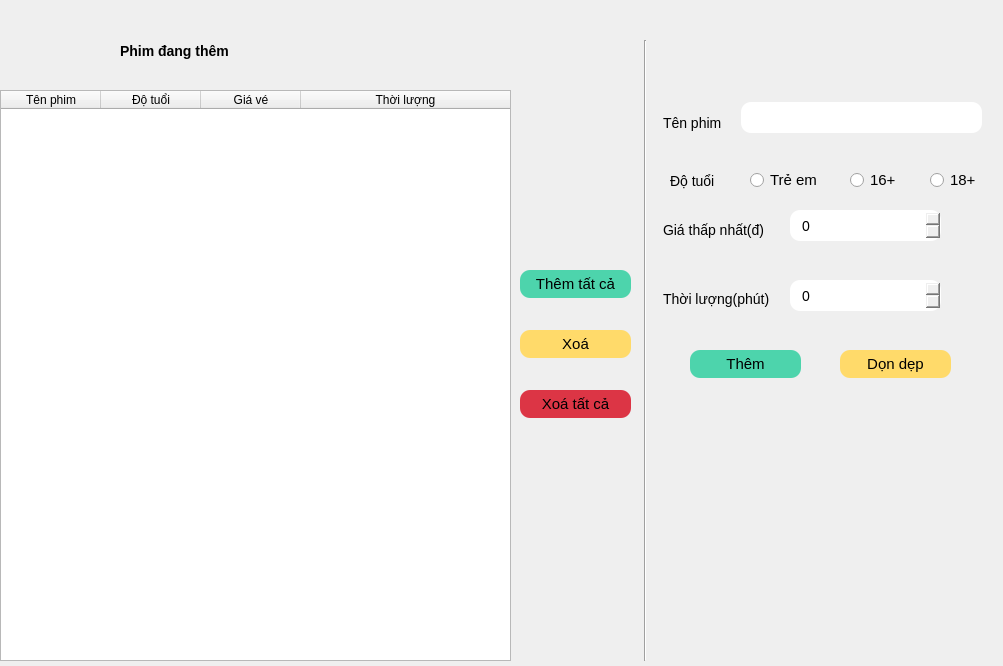
<?xml version="1.0" encoding="UTF-8"?>
<ui version="4.0">
 <class>addMovie</class>
 <widget class="QMainWindow" name="addMovie">
  <property name="geometry">
   <rect>
    <x>0</x>
    <y>0</y>
    <width>1003</width>
    <height>666</height>
   </rect>
  </property>
  <property name="windowTitle">
   <string>MainWindow</string>
  </property>
  <property name="styleSheet">
   <string notr="true">QPushButton{border-radius: 10px; background: white; font-size: 15px} QSpinBox, QLineEdit{border-radius: 10px; padding: 5px 10px; font-size: 14px} QSpinBox{} QLabel{font-size: 14px} QRadioButton{font-size: 15px}</string>
  </property>
  <widget class="QWidget" name="centralwidget">
   <widget class="QLabel" name="label">
    <property name="geometry">
     <rect>
      <x>120</x>
      <y>30</y>
      <width>271</width>
      <height>41</height>
     </rect>
    </property>
    <property name="styleSheet">
     <string notr="true">font: 20pt &quot;Sitka&quot;; font-weight: bold</string>
    </property>
    <property name="text">
     <string>Phim đang thêm</string>
    </property>
   </widget>
   <widget class="QPushButton" name="add_all">
    <property name="geometry">
     <rect>
      <x>520</x>
      <y>270</y>
      <width>111</width>
      <height>28</height>
     </rect>
    </property>
    <property name="styleSheet">
     <string notr="true">background: #4dd4ac</string>
    </property>
    <property name="text">
     <string>Thêm tất cả</string>
    </property>
   </widget>
   <widget class="QPushButton" name="remove">
    <property name="geometry">
     <rect>
      <x>520</x>
      <y>330</y>
      <width>111</width>
      <height>28</height>
     </rect>
    </property>
    <property name="styleSheet">
     <string notr="true">background-color: #ffda6a</string>
    </property>
    <property name="text">
     <string>Xoá</string>
    </property>
   </widget>
   <widget class="QPushButton" name="remove_all">
    <property name="geometry">
     <rect>
      <x>520</x>
      <y>390</y>
      <width>111</width>
      <height>28</height>
     </rect>
    </property>
    <property name="styleSheet">
     <string notr="true">background-color: #dc3545</string>
    </property>
    <property name="text">
     <string>Xoá tất cả</string>
    </property>
   </widget>
   <widget class="Line" name="line">
    <property name="geometry">
     <rect>
      <x>630</x>
      <y>40</y>
      <width>31</width>
      <height>621</height>
     </rect>
    </property>
    <property name="orientation">
     <enum>Qt::Vertical</enum>
    </property>
   </widget>
   <widget class="QPushButton" name="add_table">
    <property name="geometry">
     <rect>
      <x>690</x>
      <y>350</y>
      <width>111</width>
      <height>28</height>
     </rect>
    </property>
    <property name="styleSheet">
     <string notr="true">background: #4dd4ac</string>
    </property>
    <property name="text">
     <string>Thêm</string>
    </property>
   </widget>
   <widget class="QPushButton" name="clear_input">
    <property name="geometry">
     <rect>
      <x>840</x>
      <y>350</y>
      <width>111</width>
      <height>28</height>
     </rect>
    </property>
    <property name="styleSheet">
     <string notr="true">background: #ffda6a</string>
    </property>
    <property name="text">
     <string>Dọn dẹp</string>
    </property>
   </widget>
   <widget class="QSpinBox" name="price">
    <property name="geometry">
     <rect>
      <x>790</x>
      <y>210</y>
      <width>151</width>
      <height>31</height>
     </rect>
    </property>
    <property name="contextMenuPolicy">
     <enum>Qt::DefaultContextMenu</enum>
    </property>
    <property name="correctionMode">
     <enum>QAbstractSpinBox::CorrectToPreviousValue</enum>
    </property>
    <property name="maximum">
     <number>1000000</number>
    </property>
   </widget>
   <widget class="QSpinBox" name="time">
    <property name="geometry">
     <rect>
      <x>790</x>
      <y>280</y>
      <width>151</width>
      <height>31</height>
     </rect>
    </property>
    <property name="styleSheet">
     <string notr="true">text-align: center</string>
    </property>
    <property name="maximum">
     <number>1000</number>
    </property>
   </widget>
   <widget class="QLabel" name="tNPhimLabel">
    <property name="geometry">
     <rect>
      <x>663</x>
      <y>113</y>
      <width>61</width>
      <height>20</height>
     </rect>
    </property>
    <property name="text">
     <string>Tên phim</string>
    </property>
   </widget>
   <widget class="QLabel" name="giThPNhTLabel">
    <property name="geometry">
     <rect>
      <x>663</x>
      <y>220</y>
      <width>111</width>
      <height>20</height>
     </rect>
    </property>
    <property name="text">
     <string>Giá thấp nhất(đ)</string>
    </property>
   </widget>
   <widget class="QLineEdit" name="name_movie">
    <property name="geometry">
     <rect>
      <x>741</x>
      <y>102</y>
      <width>241</width>
      <height>31</height>
     </rect>
    </property>
   </widget>
   <widget class="QLabel" name="tuILabel">
    <property name="geometry">
     <rect>
      <x>670</x>
      <y>170</y>
      <width>51</width>
      <height>21</height>
     </rect>
    </property>
    <property name="text">
     <string>Độ tuổi</string>
    </property>
   </widget>
   <widget class="QLabel" name="thILNgLabel">
    <property name="geometry">
     <rect>
      <x>663</x>
      <y>290</y>
      <width>111</width>
      <height>18</height>
     </rect>
    </property>
    <property name="text">
     <string>Thời lượng(phút)</string>
    </property>
   </widget>
   <widget class="QGroupBox" name="groupBox">
    <property name="geometry">
     <rect>
      <x>740</x>
      <y>150</y>
      <width>251</width>
      <height>51</height>
     </rect>
    </property>
    <property name="styleSheet">
     <string notr="true">border: none</string>
    </property>
    <property name="title">
     <string/>
    </property>
    <widget class="QRadioButton" name="adult">
     <property name="geometry">
      <rect>
       <x>190</x>
       <y>20</y>
       <width>51</width>
       <height>20</height>
      </rect>
     </property>
     <property name="text">
      <string>18+</string>
     </property>
    </widget>
    <widget class="QRadioButton" name="child">
     <property name="geometry">
      <rect>
       <x>10</x>
       <y>20</y>
       <width>81</width>
       <height>20</height>
      </rect>
     </property>
     <property name="text">
      <string>Trẻ em</string>
     </property>
    </widget>
    <widget class="QRadioButton" name="middle">
     <property name="geometry">
      <rect>
       <x>110</x>
       <y>20</y>
       <width>51</width>
       <height>20</height>
      </rect>
     </property>
     <property name="text">
      <string>16+</string>
     </property>
    </widget>
   </widget>
   <widget class="QTableWidget" name="table">
    <property name="geometry">
     <rect>
      <x>0</x>
      <y>90</y>
      <width>511</width>
      <height>571</height>
     </rect>
    </property>
    <attribute name="horizontalHeaderStretchLastSection">
     <bool>true</bool>
    </attribute>
    <column>
     <property name="text">
      <string>Tên phim</string>
     </property>
    </column>
    <column>
     <property name="text">
      <string>Độ tuổi</string>
     </property>
    </column>
    <column>
     <property name="text">
      <string>Giá vé</string>
     </property>
    </column>
    <column>
     <property name="text">
      <string>Thời lượng</string>
     </property>
    </column>
   </widget>
  </widget>
 </widget>
 <resources/>
 <connections/>
</ui>
